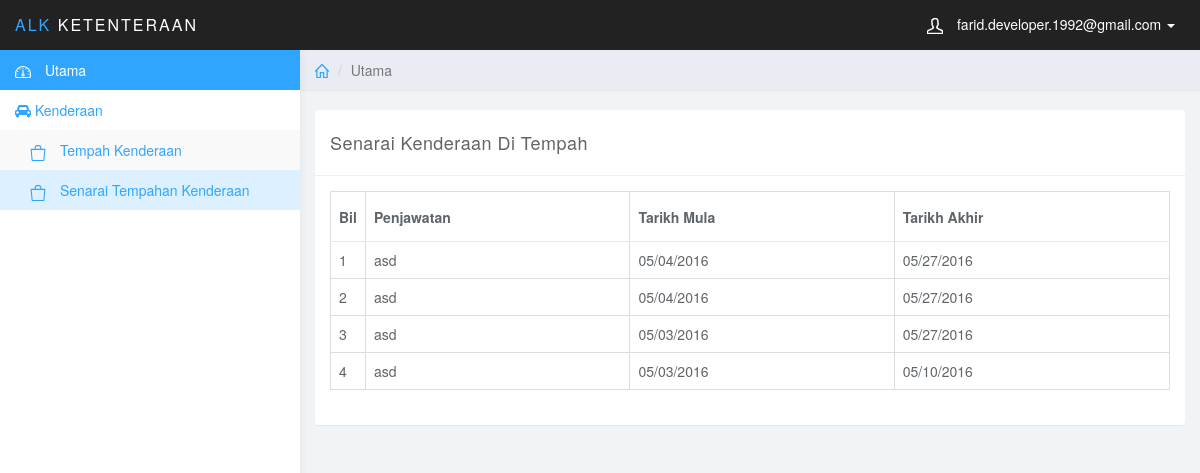
The page /?flow=ordered_vehicle_list (signed in) on the database its author committed.
### tables this page shows
CREATE TABLE `users` (
  `user_id` bigint(20) NOT NULL,
  `user_email` varchar(255) NOT NULL,
  `user_password` varchar(255) NOT NULL,
  `user_roles` varchar(255) NOT NULL
);

CREATE TABLE `tempahan` (
  `_id` int(11) NOT NULL,
  `vehicle_id` bigint(20) NOT NULL,
  `user_id` bigint(20) NOT NULL,
  `start_order` varchar(255) NOT NULL,
  `end_order` varchar(255) NOT NULL,
  `note` varchar(255) NOT NULL
);

CREATE TABLE `vehicle` (
  `_id` bigint(20) NOT NULL,
  `designation` varchar(255) NOT NULL,
  `carry` varchar(255) NOT NULL,
  `type_vehicle` varchar(255) NOT NULL,
  `registration_no` varchar(255) NOT NULL,
  `date_created` varchar(255) NOT NULL,
  `measure_km` varchar(255) NOT NULL,
  `price` varchar(255) NOT NULL,
  `publish` tinyint(1) NOT NULL DEFAULT '0'
);

### include/findOneUser.php (called while the page is built, shortened)
<?php
include("_connection/config.php");
$sql = "SELECT * FROM users WHERE user_id=$userId";
if (mysqli_num_rows(mysqli_query($conn, $sql)) > 0) {
  $run_user = mysqli_fetch_assoc(mysqli_query($conn, $sql));
  $user_email = $run_user['user_email'];
  $user_roles = $run_user['user_roles'];
}
?>

### include/vehicle/ordered_vehicle_list.php (the view, shortened to what this page needs)
<?php
include("_connection/config.php");
$query = "SELECT * FROM vehicle as a, tempahan as b, users as c where a._id=b.vehicle_id AND c.user_id=b.user_id";
$result = mysqli_query($conn, $query);
?>
<div class="row">
  <div class="col-xs-12">
    <div class="panel panel-default" style="margin-top: 20px">
      <div class="panel-heading">
        Senarai Kenderaan Di Tempah
      </div>
      <div class="panel-body">
        <div class="scroll">
          <table class="table table-bordered open_vehicle_list">
            <thead>
            <tr>
              <th data-field="bil" style="width: 30px">Bil</th>
              <th data-field="designation" data-sortable="true">Penjawatan</th>
              <th data-field="start_order" data-sortable="true">Tarikh Mula</th>
              <th data-field="end_order" data-sortable="true">Tarikh Akhir</th>
            </tr>
            </thead>
            <tbody>
            <?php
            $index = 1;
            while ($rows = mysqli_fetch_array($result)) {
              echo '
              <tr class="cursor-cyan" xorder="' . $rows['_id'] . '">
                <td>' . $index++ . '</td>
                <td>' . $rows['designation'] . '</td>
                <td>' . $rows['start_order'] . '</td>
                <td>' . $rows['end_order'] . '</td>
              </tr>
             ';
            }
            ?>
            </tbody>
          </table>
        </div>
      </div>
    </div>
  </div>
</div>

### index.php (shortened to what this page needs)
<?php
if(PHP_SESSION_NONE){
  $userId = $_SESSION['session_userID'];
  include("include/findOneUser.php");
}
?>
<?php
 function  rolesAllowed($user_role, $roles)
{
  foreach ((array) $roles as $role) {
    if ($role == $user_role) {
      return true;
    }
  }
}
?>
<!DOCTYPE html>
<html>
<head>
  <link rel="stylesheet" href="css/font-awesome.min.css">
  <link href="css/bootstrap.min.css" rel="stylesheet">
  <link href="css/datepicker3.css" rel="stylesheet">
  <link href="css/styles.css" rel="stylesheet">
  <link href="css/sweetalert.css" rel="stylesheet">
</head>
<body>
<nav class="navbar navbar-inverse navbar-fixed-top" role="navigation">
  <div class="container-fluid">
    <div class="navbar-header">
      <a class="navbar-brand" href="#"><span>ALK</span> KETENTERAAN</a>
      <ul class="user-menu">
        <li class="dropdown pull-right">
          <a href="#" class="dropdown-toggle" data-toggle="dropdown">
            <svg class="glyph stroked male-user">
              <use xlink:href="#stroked-male-user"></use>
            </svg>
            <?php echo $user_email;?> <span class="caret"></span></a>
        </li>
      </ul>
    </div>
  </div>
</nav>
<?php include("include/nav.php"); ?>
<div class="col-sm-7 col-sm-offset-1 col-lg-9 col-lg-offset-3 main">
  <div class="row">
    <ol class="breadcrumb">
      <li>
        <a href="#">
          <svg class="glyph stroked home">
            <use xlink:href="#stroked-home"></use>
          </svg>
        </a>
      </li>
      <li class="active">Utama</li>
    </ol>
  </div>
  <?php
  $flow = null;
  if(isset($_REQUEST['flow'])){
    $flow = $_REQUEST['flow'];
  }
  switch($flow){
      ?>
      <?php
      case 'ordered_vehicle_list':
      include("include/vehicle/ordered_vehicle_list.php");
      ?>
      <?php
      break;
  }
  ?>
</div>
</body>
</html>

### include/nav.php (shortened to what this page needs)
<?php
$flow = null;
if(isset($_REQUEST['flow'])){
  $flow = $_REQUEST['flow'];
}
?>
<div id="sidebar-collapse" class="col-sm-3 col-lg-3 sidebar">
  <ul class="nav menu">
    <li class="active">
      <a href="index.php">
        <svg class="glyph stroked dashboard-dial">
          <use xlink:href="#stroked-dashboard-dial"></use>
        </svg> Utama
      </a>
    </li>
    <li class="parent ">
      <a data-toggle="collapse" href="#vehicle">
        <span>
          <i class="fa fa-car" aria-hidden="true"></i>
        </span> Kenderaan
      </a>
      <ul class="children collapse" id="vehicle">
        <?php if(rolesAllowed($user_roles, [01,03]))  {?>
          <li>
            <a class="<?php if(isset($flow)) { if($flow == 'order_vehicle_list') echo 'active-nav'; }?>" href="?flow=order_vehicle_list" href="#">
              <svg class="glyph stroked bag">
                <use xlink:href="#stroked-bag"></use>
              </svg> Tempah Kenderaan
            </a>
          </li>
          <li>
            <a class="<?php if(isset($flow)) { if($flow == 'ordered_vehicle_list') echo 'active-nav'; }?>" href="?flow=ordered_vehicle_list" href="#">
              <svg class="glyph stroked bag">
                <use xlink:href="#stroked-bag"></use>
              </svg> Senarai Tempahan Kenderaan
            </a>
          </li>
        <?php } ?>
      </ul>
    </li>
  </ul>
</div>

### css/styles.css (style rules this page uses)
body { background: #f1f4f7; padding-top: 50px; color: #5f6468; }
a, a:hover, a:focus { color: #30a5ff; }
.navbar-header .navbar-brand { color: #fff; font-size: 16px; text-transform: uppercase; font-weight: 500; letter-spacing: 2px; }
.navbar-header .navbar-brand span { color: #30a5ff; }
.panel { border: 0; }
.panel-heading { font-size: 18px; font-weight: 300; letter-spacing: 0.025em; height: 66px; line-height: 45px; }
.panel-default .panel-heading { background: #fff; border-bottom: 1px solid #eee; color: #5f6468; }
.navbar { border: 0; }
.user-menu { display: inline-block; margin-top: 14px; margin-right: 10px; float: right; list-style: none; padding: 0; }
.user-menu a { color: #fff; }
.sidebar { display: block; background-color: #fff; padding: 0; display: none; }
@media (min-width: 768px) { .sidebar { display: block; position: fixed; top: 50px; bottom: 0; left: 0; z-index: 1000; display: block; margin: 0; padding: 0; overflow-x: hidden; overflow-y: auto; background-color: #fff; box-shadow: 1px 0px 10px rgba(0, 0, 0, .05); } }
@media (min-width: 768px) { .navbar-header { width: 100%; } }
.sidebar ul.nav .active a, .sidebar ul.nav li.parent a.active, .sidebar ul.nav .active > a:hover, .sidebar ul.nav li.parent a.active:hover, .sidebar ul.nav .active > a:focus, .sidebar ul.nav li.parent a.active:focus { color: #fff; background-color: #30a5ff; }
.sidebar ul.nav ul, .sidebar ul.nav ul li { list-style: none; list-style-type: none; }
.sidebar ul.nav ul.children { width: auto; padding: 0; margin: 0; background: #f9f9f9; }
.sidebar ul.nav ul.children li a { height: 40px; background: #f9f9f9; color: #30a5ff!important; }
.sidebar ul.nav li.parent ul li a { border: none; display:block; padding-left: 30px; line-height: 40px; }
.breadcrumb { border-radius: 0; padding: 10px 15px; background: #e9ecf2; box-shadow: 0 1px 1px rgba(0, 0, 0, .05); margin: 0 ; }
.table { background: #fff; }
.table>thead>tr>th { border-bottom: 1px solid #e6e7e8; vertical-align: middle; height: 50px; }
.sidebar .glyph, .user-menu .glyph { height: 16px; width: 16px; margin: 0 10px 0 0; stroke-width: 3px; }
.user-menu .glyph { stroke-width: 4px; }
.breadcrumb .glyph { height: 14px; width: 14px; margin: -2px 0 0 0; stroke-width: 4px; }
.active-nav { background: #DCF0FF !important; }
div.scroll { border-spacing: 0; overflow-y: auto; }

### rows shown on the page
users: user_email "farid.developer.1992@gmail.com"
tempahan: vehicle.designation "asd", start_order "05/04/2016", end_order "05/27/2016"
tempahan: vehicle.designation "asd", start_order "05/04/2016", end_order "05/27/2016"
tempahan: vehicle.designation "asd", start_order "05/03/2016", end_order "05/27/2016"
tempahan: vehicle.designation "asd", start_order "05/03/2016", end_order "05/10/2016"
